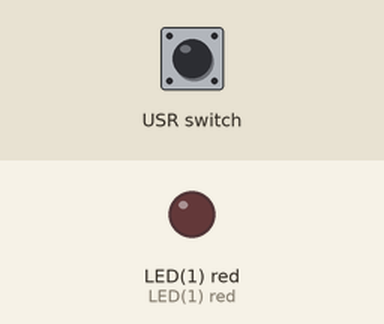
This program was run on a simulated pyboard running MicroPython. On the bench: output pins drawn as LEDs (lit = HIGH). Inputs (shaded band) come from the test bench.

Above: at 1.2 s.
1.3 s: USR switch pressed for 0.15 s
At 1.6 s:
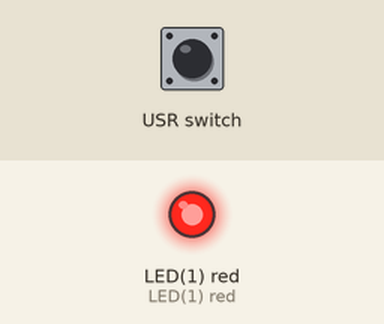
2.9 s: USR switch pressed for 1 s
At 4.0 s:
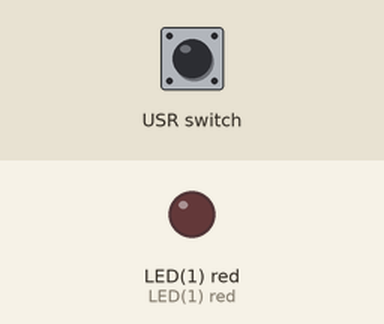
Timing chart, 0 to 5.9 s (numbered marks = the images above; inputs shaded):
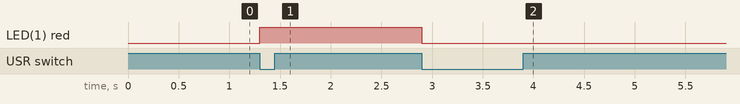

The program:

switch_led_demo.py
```python
# File: switch_led_demo.py
# Date: 2020-05-12
# Micropython-STM31F411CE Black Pill

import pyb
import utime as time

sw  = pyb.Switch() # user push button
led = pyb.LED(1  ) # on-board LED (blue), PC13 pin

# toggle the LED if the button switch is pressed.
sw.callback( lambda: led.toggle() )

try:
    last_time = time.ticks_ms()
    while True:
        now = time.ticks_ms()
        if sw.value(): # button hold pressed
            if time.ticks_diff( now, last_time ) >= 2000:
                print( 'button long pressed' )
                break
        else:
            last_time = now

except KeyboardInterrupt:
    pass
finally:
    sw.callback(None)
    led.off()
    print('Done')
```

Measured:
- after the input at 1.3 s, LED(1) red: LOW → HIGH at once
- after the input at 2.9 s, LED(1) red: HIGH → LOW at once
